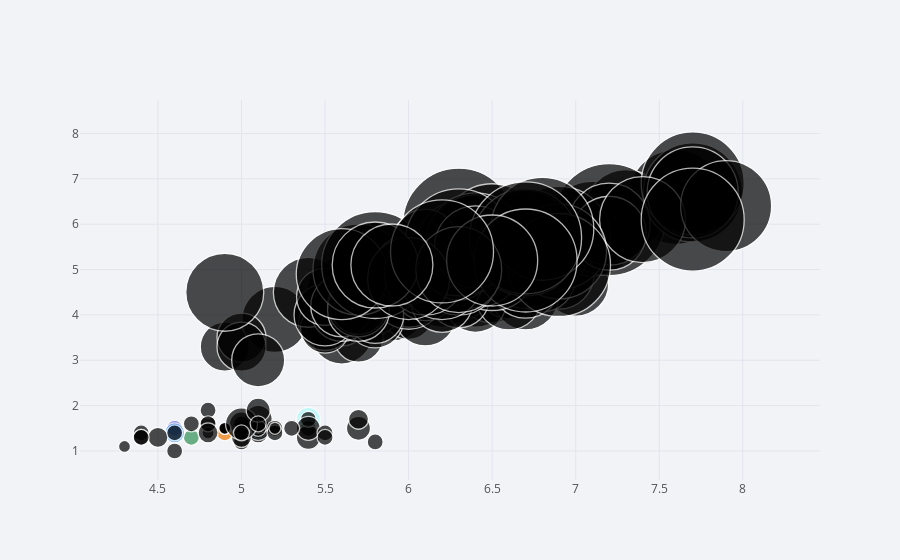

Notebook source saved alongside this figure:
### Code cell
df1.iplot(kind = 'bubble', x = 'sepal_length', y = 'petal_length', size = 'petal_width')

### Figure 1 — Plotly figure (JSON) as saved in the notebook; plotly's stock layout.template omitted (floating-point values rounded to 4 significant figures; data arrays with more than 128 entries replaced by an {"elided": "..."} marker saying what was removed)
{"data": [{"marker": {"color": ["rgb(0, 128, 240)", "rgb(238, 118, 0)", "rgb(48, 144, 84)", "rgb(98, 98, 222)", "rgb(217, 66, 85)", "rgb(173, 252, 252)", "rgb(70, 160, 240)"], "line": {"width": 1.3}, "size": {"elided": "150 int values"}, "symbol": "circle"}, "mode": "markers", "text": "", "type": "scatter", "x": {"elided": "150 float values"}, "y": {"elided": "150 float values"}}], "layout": {"legend": {"bgcolor": "#F2F3F7", "font": {"color": "#505050"}}, "paper_bgcolor": "#F2F3F7", "plot_bgcolor": "#F2F3F7", "title": {"font": {"color": "#484848"}}, "xaxis": {"gridcolor": "#E1E5ED", "showgrid": true, "tickfont": {"color": "#505050"}, "title": {"font": {"color": "#505050"}, "text": ""}, "zerolinecolor": "#E1E5ED"}, "yaxis": {"gridcolor": "#E1E5ED", "showgrid": true, "tickfont": {"color": "#505050"}, "title": {"font": {"color": "#505050"}, "text": ""}, "zerolinecolor": "#E1E5ED"}}}
